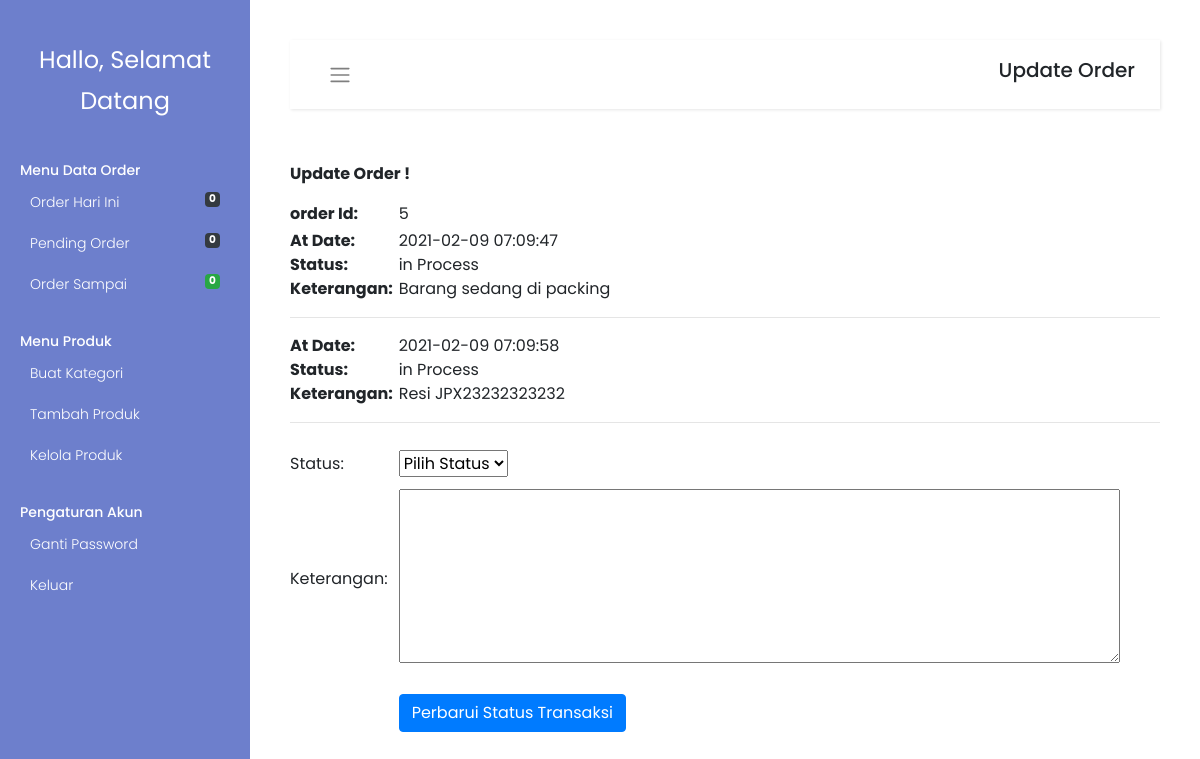
/apoteksafir/admin/updateorder.php?oid=5 (signed in), run on the app's committed database.
### tables this page shows
CREATE TABLE `ordertrackhistory` (
  `id` int(11) NOT NULL,
  `orderId` int(11) NOT NULL,
  `status` varchar(255) DEFAULT NULL,
  `keterangan` varchar(255) DEFAULT NULL,
  `postingDate` timestamp NOT NULL DEFAULT current_timestamp()
);

### apoteksafir/admin/updateorder.php (the view, shortened to what this page needs)
<?php
include_once 'include/config.php';
if (strlen($_SESSION['alogin']) == 0) {
    header('location:index.php');
} else {
    $oid = intval($_GET['oid']);
?>
    <?php include 'head.php' ?>
    <?php include 'sidebar.php' ?>
    <div id="content">
        <nav class="navbar navbar-expand-lg navbar-light bg-white">
            <div class="container-fluid">
                <button type="button" id="sidebarCollapse" class="btn btn-link">
                    <i class="navbar-toggler-icon"></i>
                </button>
                <h5>Update Order</h5>
            </div>
        </nav>
        <form name="updateticket" id="updateticket" method="post">
            <table width="100%" border="0" cellspacing="0" cellpadding="0">
                <tr height="50">
                    <td colspan="2" class="fontkink2" style="padding-left:0px;">
                        <div class="fontpink2"> <b>Update Order !</b></div>
                    </td>
                </tr>
                <tr height="30">
                    <td class="fontkink1"><b>order Id:</b></td>
                    <td class="fontkink"><?php echo $oid; ?></td>
                </tr>
                <?php
                $ret = mysqli_query($con, "SELECT * FROM ordertrackhistory WHERE orderId='$oid'");
                while ($row = mysqli_fetch_array($ret)) {
                ?>
                    <tr height="20">
                        <td class="fontkink1"><b>At Date:</b></td>
                        <td class="fontkink"><?php echo $row['postingDate']; ?></td>
                    </tr>
                    <tr height="20">
                        <td class="fontkink1"><b>Status:</b></td>
                        <td class="fontkink"><?php echo $row['status']; ?></td>
                    </tr>
                    <tr height="20">
                        <td class="fontkink1"><b>Keterangan:</b></td>
                        <td class="fontkink"><?php echo $row['keterangan']; ?></td>
                    </tr>
                    <tr>
                        <td colspan="2">
                            <hr />
                        </td>
                    </tr>
                <?php } ?>
                <?php
                $st = 'Delivered';
                if ($st == $currrentSt) { ?>
                    <tr>
                        <td colspan="2"><b>
                                Product Delivered </b></td>
                    <?php } else {
                    ?>
                    <tr height="50">
                        <td class="fontkink1">Status: </td>
                        <td class="fontkink"><span class="fontkink1">
                                <select name="status" class="fontkink" required="required">
                                    <option value="">Pilih Status</option>
                                </select>
                            </span></td>
                    </tr>
                    <tr>
                        <td class="fontkink1">Keterangan:</td>
                        <td class="fontkink" align="justify"><span class="fontkink">
                                <textarea cols="50" rows="7" name="keterangan" required="required"></textarea>
                            </span></td>
                    </tr>
                    <tr>
                        <td class="fontkink1">&nbsp;</td>
                        <td>&nbsp;</td>
                    </tr>
                    <tr>
                        <td class="fontkink"> </td>
                        <td class="fontkink"> <input type="submit" name="submit2" value="Perbarui Status Transaksi" size="40" style="cursor: pointer;" class="btn btn-primary" />
                    </tr>
                <?php } ?>
            </table>
        </form>
    </div>
    </body>
    </html>
<?php } ?>

### apoteksafir/assets/css/custom-sidebar.css (style rules this page uses)
* { font-family: "Poppins", sans-serif; }
.wrapper .navbar { padding: 15px 10px; background: #fff; border: none; border-radius: 0; margin-bottom: 40px; -webkit-box-shadow: 1px 1px 3px rgba(0, 0, 0, 0.1); box-shadow: 1px 1px 3px rgba(0, 0, 0, 0.1); }
.wrapper #content { width: calc(100% - 250px); padding: 40px; min-height: 100vh; -webkit-transition: all 0.3s; transition: all 0.3s; position: absolute; top: 0; right: 0; }

### data on the page
ordertrackhistory: postingDate "2021-02-09 07:09:47", status "in Process", keterangan "Barang sedang di packing"
ordertrackhistory: postingDate "2021-02-09 07:09:58", status "in Process", keterangan "Resi JPX23232323232"

### other printed values
$num_rows1 "0"
$num "0"
$num1 "0"
$oid "5"
